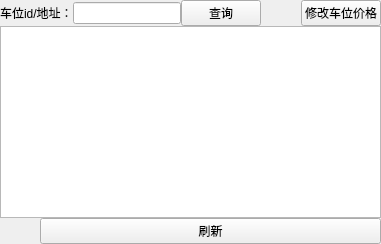
            <widget class="QWidget" name="tab_38">
             <attribute name="title">
              <string>车位价格设置</string>
             </attribute>
             <layout class="QGridLayout" name="gridLayout_3">
              <property name="leftMargin">
               <number>0</number>
              </property>
              <property name="topMargin">
               <number>0</number>
              </property>
              <property name="rightMargin">
               <number>0</number>
              </property>
              <property name="bottomMargin">
               <number>0</number>
              </property>
              <property name="spacing">
               <number>0</number>
              </property>
              <item row="0" column="0">
               <layout class="QHBoxLayout" name="horizontalLayout_18">
                <property name="spacing">
                 <number>0</number>
                </property>
                <item>
                 <widget class="QLabel" name="label_24">
                  <property name="text">
                   <string>车位id/地址：</string>
                  </property>
                 </widget>
                </item>
                <item>
                 <widget class="QLineEdit" name="spaceprice_spaceid_lineEdit"/>
                </item>
                <item>
                 <widget class="QPushButton" name="spaceprice_findid_pushButton">
                  <property name="text">
                   <string>查询</string>
                  </property>
                 </widget>
                </item>
                <item>
                 <spacer name="horizontalSpacer_5">
                  <property name="orientation">
                   <enum>Qt::Orientation::Vertical</enum>
                  </property>
                  <property name="sizeHint" stdset="0">
                   <size>
                    <width>40</width>
                    <height>20</height>
                   </size>
                  </property>
                 </spacer>
                </item>
                <item>
                 <widget class="QPushButton" name="spaceprice_change_pushButton_7">
                  <property name="text">
                   <string>修改车位价格</string>
                  </property>
                 </widget>
                </item>
               </layout>
              </item>
              <item row="2" column="0">
               <layout class="QHBoxLayout" name="horizontalLayout_19">
                <item>
                 <spacer name="horizontalSpacer_6">
                  <property name="orientation">
                   <enum>Qt::Orientation::Vertical</enum>
                  </property>
                  <property name="sizeHint" stdset="0">
                   <size>
                    <width>40</width>
                    <height>20</height>
                   </size>
                  </property>
                 </spacer>
                </item>
                <item>
                 <widget class="QPushButton" name="reflash2">
                  <property name="text">
                   <string>刷新</string>
                  </property>
                 </widget>
                </item>
               </layout>
              </item>
              <item row="1" column="0">
               <widget class="QTableView" name="spaceprice_tableView"/>
              </item>
             </layout>
            </widget>
